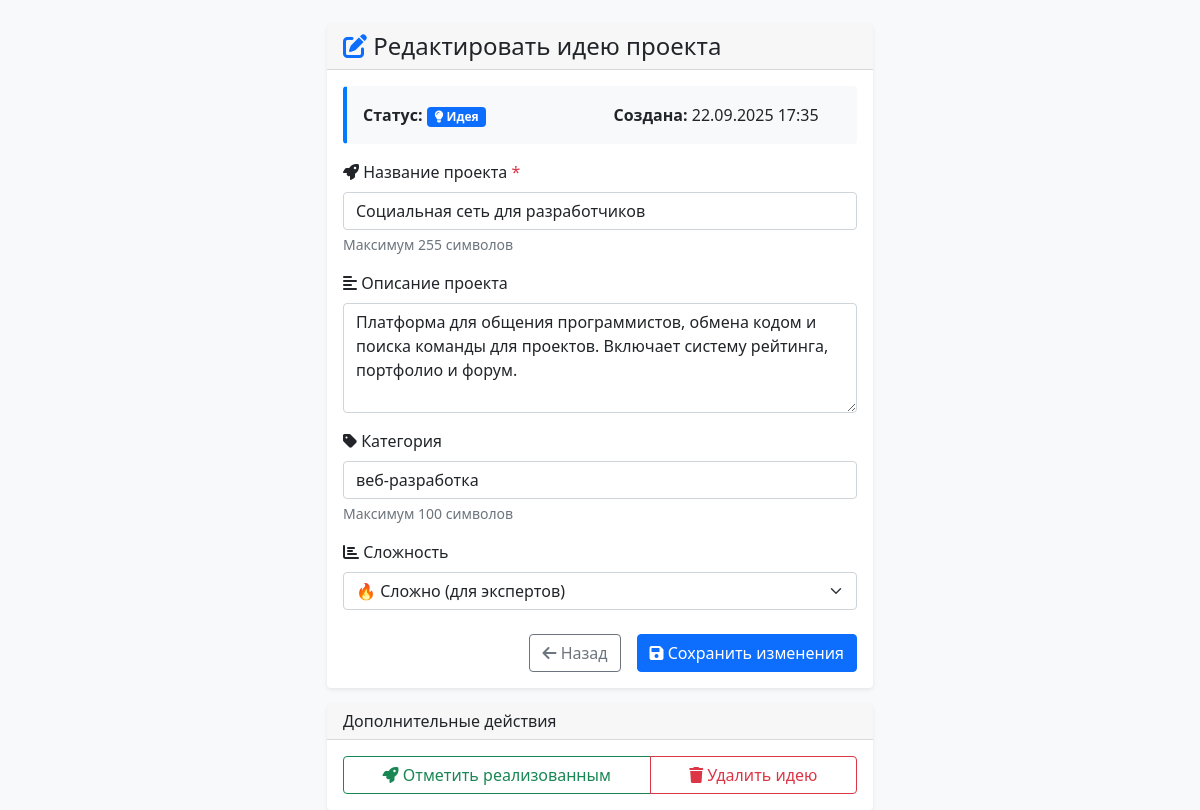
The page /edit.php?id=1 on the database its author committed.
### tables this page shows
CREATE TABLE IF NOT EXISTS tasks (
    id INT PRIMARY KEY AUTO_INCREMENT,
    title VARCHAR(255) NOT NULL COMMENT 'Название проекта',
    description TEXT COMMENT 'Описание проекта, технологии, цели',
    category VARCHAR(100) DEFAULT 'веб-разработка' COMMENT 'Категория проекта',
    complexity ENUM('легко', 'средне', 'сложно') DEFAULT 'средне' COMMENT 'Сложность реализации',
    status ENUM('не выполнена', 'выполнена') DEFAULT 'не выполнена' COMMENT 'Статус: идея или реализовано',
    created_at TIMESTAMP DEFAULT CURRENT_TIMESTAMP COMMENT 'Дата добавления идеи'
);

### edit.php (the view, shortened to what this page needs)
<?php
require_once 'config.php';
$taskId = $_GET['id'] ?? null;
try {
    $stmt = $pdo->prepare("SELECT * FROM tasks WHERE id = ?");
    $stmt->execute([$taskId]);
    $project = $stmt->fetch();
} catch(PDOException $e) {
    $error = 'Ошибка при получении данных проекта: ' . $e->getMessage();
}
?>
<!DOCTYPE html>
<html lang="ru">
<head>
    <link href="https://cdn.jsdelivr.net/npm/bootstrap@5.1.3/dist/css/bootstrap.min.css" rel="stylesheet">
    <link href="https://cdnjs.cloudflare.com/ajax/libs/font-awesome/6.0.0/css/all.min.css" rel="stylesheet">
</head>
<body>
    <div class="container mt-4">
        <div class="row justify-content-center">
            <div class="col-md-8 col-lg-6">
                <div class="card">
                    <div class="card-header">
                        <h4 class="mb-0">
                            <i class="fas fa-edit text-primary"></i> Редактировать идею проекта
                        </h4>
                    </div>
                    <div class="card-body">
                        <?php if ($project): ?>
                            <div class="alert status-info" role="alert">
                                <div class="row">
                                    <div class="col-md-6">
                                        <strong>Статус:</strong>
                                        <?php if ($project['status'] === 'выполнена'): ?>
                                            <span class="badge bg-success">
                                                <i class="fas fa-check-circle"></i> Реализовано
                                            </span>
                                        <?php else: ?>
                                            <span class="badge bg-primary">
                                                <i class="fas fa-lightbulb"></i> Идея
                                            </span>
                                        <?php endif; ?>
                                    </div>
                                    <div class="col-md-6">
                                        <strong>Создана:</strong>
                                        <?php echo date('d.m.Y H:i', strtotime($project['created_at'])); ?>
                                    </div>
                                </div>
                            </div>
                            <form method="POST" action="">
                                <div class="mb-3">
                                    <label for="title" class="form-label">
                                        <i class="fas fa-rocket"></i> Название проекта <span class="text-danger">*</span>
                                    </label>
                                    <input type="text"
                                           class="form-control"
                                           id="title"
                                           name="title"
                                           value="<?php echo htmlspecialchars($project['title']); ?>"
                                           maxlength="255"
                                           required>
                                    <div class="form-text">Максимум 255 символов</div>
                                </div>
                                <div class="mb-3">
                                    <label for="description" class="form-label">
                                        <i class="fas fa-align-left"></i> Описание проекта
                                    </label>
                                    <textarea class="form-control"
                                              id="description"
                                              name="description"
                                              rows="4"
                                              placeholder="Подробное описание проекта, технологии, цели (необязательно)"><?php echo htmlspecialchars($project['description']); ?></textarea>
                                </div>
                                <div class="mb-3">
                                    <label for="category" class="form-label">
                                        <i class="fas fa-tag"></i> Категория
                                    </label>
                                    <input type="text"
                                           class="form-control"
                                           id="category"
                                           name="category"
                                           value="<?php echo htmlspecialchars($project['category']); ?>"
                                           maxlength="100"
                                           placeholder="Например: веб-разработка, мобильные приложения, ИИ, игры">
                                    <div class="form-text">Максимум 100 символов</div>
                                </div>
                                <div class="mb-4">
                                    <label for="complexity" class="form-label">
                                        <i class="fas fa-chart-bar"></i> Сложность
                                    </label>
                                    <select class="form-select" id="complexity" name="complexity">
                                        <option value="сложно" <?php echo $project['complexity'] === 'сложно' ? 'selected' : ''; ?>>
                                            🔥 Сложно (для экспертов)
                                        </option>
                                    </select>
                                </div>
                                <div class="d-grid gap-2 d-md-flex justify-content-md-end">
                                    <a href="index.php" class="btn btn-outline-secondary me-md-2">
                                        <i class="fas fa-arrow-left"></i> Назад
                                    </a>
                                    <button type="submit" class="btn btn-primary">
                                        <i class="fas fa-save"></i> Сохранить изменения
                                    </button>
                                </div>
                            </form>
                        <?php endif; ?>
                    </div>
                </div>
                <?php if ($project): ?>
                    <div class="card mt-3">
                        <div class="card-header">
                            <h6 class="mb-0">Дополнительные действия</h6>
                        </div>
                        <div class="card-body">
                            <div class="btn-group w-100" role="group">
                                <?php if ($project['status'] === 'не выполнена'): ?>
                                    <a href="update_status.php?id=<?php echo $project['id']; ?>&status=выполнена"
                                       class="btn btn-outline-success"
                                       onclick="return confirm('Отметить проект как реализованный?')">
                                        <i class="fas fa-rocket"></i> Отметить реализованным
                                    </a>
                                <?php endif; ?>
                                <a href="delete.php?id=<?php echo $project['id']; ?>"
                                   class="btn btn-outline-danger"
                                   onclick="return confirm('Вы уверены, что хотите удалить эту идею проекта?')">
                                    <i class="fas fa-trash"></i> Удалить идею
                                </a>
                            </div>
                        </div>
                    </div>
                <?php endif; ?>
            </div>
        </div>
    </div>
</body>
</html>

### edit.php (style rules this page uses)
body { background-color: #f8f9fa; }
.card { box-shadow: 0 0.125rem 0.25rem rgba(0, 0, 0, 0.075); border: none; }
.status-info { background-color: #f8f9fa; border-left: 4px solid #007bff; }

### rows shown on the page
tasks: created_at "22.09.2025 17:35", title "Социальная сеть для разработчиков", description "Платформа для общения программистов, обмена кодом и поиска команды для проектов. Включает систему рейтинга, портфолио и форум.", category "веб-разработка", complexity "🔥 Сложно (для экспертов)"
